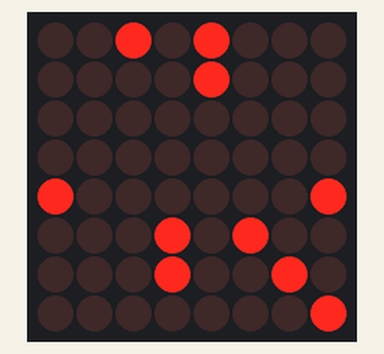
A sketch run on a simulated Arduino Uno, built with avr-gcc and run on an emulated ATmega328P. Parts: 8×8 LED matrix. Random numbers use the default seed unless the sketch sets one.

Above: at 0.3 s.
At 3.2 s:
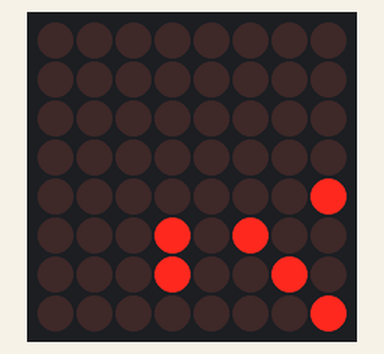
At 8.8 s:
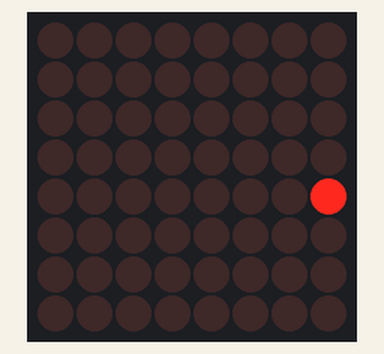
At 16.2 s:
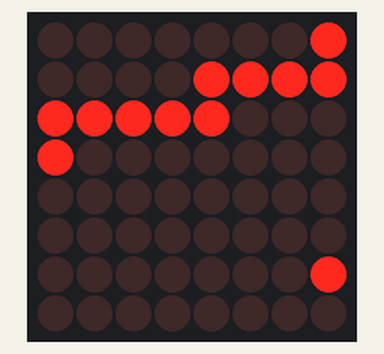
At 23.9 s:
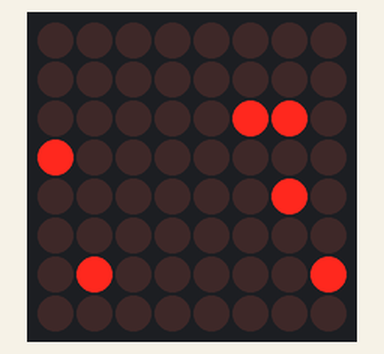
At 39.2 s:
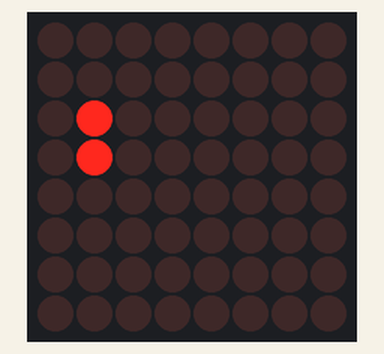

Measured:
- what the display in image 1 shows lasts 0.9 s, from 3.2 s to 4.1 s
- what the display in image 2 shows lasts 0.7 s, from 8.7 s to 9.4 s
- what the display in image 3 shows lasts 0.5 s, from 16.2 s to 16.7 s

The sketch:

Kaca.ino
```cpp
#include <MD_MAX72xx.h>
#include <SPI.h>

#define TIP   MD_MAX72XX::GENERIC_HW
#define DIN   7
#define CLK   6
#define CS    5

MD_MAX72XX matrika = MD_MAX72XX(TIP, DIN, CLK, CS, 1);

// ---------- nastavitve ----------
const int ST_PIK   = 10;   // koliko pikic je na začetku
const int HITROST  = 285;  // ms med koraki (manj = hitreje)
const int FAZ_KACE = 5;    // kača sveti 1 od 5 ciklov = 20 %

// ---------- stanje igre ----------
int kacaX[64], kacaY[64];  // [0] je glava
int dolzina;
bool pika[8][8];
int preostalo;
int stevecKorakov = 0;

int smerX[4] = { 1, -1, 0,  0 };
int smerY[4] = { 0,  0, 1, -1 };

// ---------- risanje ----------
byte obrniBite(byte b) {
  byte r = 0;
  for (int i = 0; i < 8; i++) {
    r = (r << 1) | (b & 1);
    b >>= 1;
  }
  return r;
}

void poslji(byte buf[8]) {
  for (int vrstica = 0; vrstica < 8; vrstica++) {
    matrika.setRow(0, 7 - vrstica, obrniBite(buf[vrstica]));
  }
  matrika.update();
}

void prizgi(byte buf[8], int x, int y) {
  buf[y] |= (B10000000 >> x);
}

void pripravi(byte buf[8], bool kaca, bool pike) {
  for (int i = 0; i < 8; i++) buf[i] = 0;
  if (kaca) {
    for (int i = 0; i < dolzina; i++) prizgi(buf, kacaX[i], kacaY[i]);
  }
  if (pike) {
    for (int y = 0; y < 8; y++)
      for (int x = 0; x < 8; x++)
        if (pika[y][x]) prizgi(buf, x, y);
  }
}

// prikazuje sliko ms milisekund, kača je zatemnjena
void prikazi(int ms, bool pokaziKaco, bool pokaziPike) {
  byte svetla[8], temna[8];
  pripravi(svetla, pokaziKaco, pokaziPike);   // kača + pike
  pripravi(temna, false, pokaziPike);         // samo pike

  unsigned long konec = millis() + ms;
  int faza = 0;
  while (millis() < konec) {
    if (faza == 0) poslji(svetla);
    else           poslji(temna);
    faza = (faza + 1) % FAZ_KACE;
  }
}

// ---------- pomožno ----------
bool jeTelo(int x, int y) {          // rep ne šteje, ker se bo umaknil
  for (int i = 0; i < dolzina - 1; i++)
    if (kacaX[i] == x && kacaY[i] == y) return true;
  return false;
}

bool naPlosci(int x, int y) {
  return x >= 0 && x < 8 && y >= 0 && y < 8;
}

int razdaljaDoPike(int x, int y) {
  int naj = 99;
  for (int py = 0; py < 8; py++)
    for (int px = 0; px < 8; px++)
      if (pika[py][px]) {
        int d = abs(px - x) + abs(py - y);
        if (d < naj) naj = d;
      }
  return naj;
}

// koliko prostih polj je dosegljivih z (sx, sy), da se kača ne zapre
int prostor(int sx, int sy) {
  bool obiskano[8][8] = { false };
  int vrstaX[64], vrstaY[64];
  int zac = 0, kon = 0, stevec = 0;
  vrstaX[kon] = sx; vrstaY[kon] = sy; kon++;
  obiskano[sy][sx] = true;
  while (zac < kon) {
    int x = vrstaX[zac], y = vrstaY[zac]; zac++;
    stevec++;
    for (int d = 0; d < 4; d++) {
      int nx = x + smerX[d], ny = y + smerY[d];
      if (naPlosci(nx, ny) && !obiskano[ny][nx] && !jeTelo(nx, ny)) {
        obiskano[ny][nx] = true;
        vrstaX[kon] = nx; vrstaY[kon] = ny; kon++;
      }
    }
  }
  return stevec;
}

// ---------- igra ----------
void novaIgra() {
  dolzina = 2;
  kacaX[0] = 3; kacaY[0] = 4;
  kacaX[1] = 2; kacaY[1] = 4;

  for (int y = 0; y < 8; y++)
    for (int x = 0; x < 8; x++) pika[y][x] = false;

  preostalo = 0;
  while (preostalo < ST_PIK) {
    int x = random(8), y = random(8);
    bool naKaci = (x == kacaX[0] && y == kacaY[0]) || (x == kacaX[1] && y == kacaY[1]);
    if (!pika[y][x] && !naKaci) {
      pika[y][x] = true;
      preostalo++;
    }
  }
}

bool korak() {
  int najSmer = -1;
  long najTocke = -100000;

  for (int d = 0; d < 4; d++) {
    int nx = kacaX[0] + smerX[d];
    int ny = kacaY[0] + smerY[d];
    if (!naPlosci(nx, ny) || jeTelo(nx, ny)) continue;

    int prosto = prostor(nx, ny);
    long tocke = (prosto >= dolzina) ? 1000 : prosto * 10;  // varnost najprej
    tocke -= razdaljaDoPike(nx, ny) * 10;                    // nato bližina pikice
    tocke += random(5);                                      // malo naključja
    if (tocke > najTocke) { najTocke = tocke; najSmer = d; }
  }

  if (najSmer == -1) return false;   // ni izhoda

  int nx = kacaX[0] + smerX[najSmer];
  int ny = kacaY[0] + smerY[najSmer];

  if (pika[ny][nx]) {                // pojedla pikico, zraste
    pika[ny][nx] = false;
    preostalo--;
    dolzina++;
  }
  for (int i = dolzina - 1; i > 0; i--) {
    kacaX[i] = kacaX[i - 1];
    kacaY[i] = kacaY[i - 1];
  }
  kacaX[0] = nx; kacaY[0] = ny;
  return true;
}

void zmaga() {
  for (int i = 0; i < 3; i++) {
    matrika.control(MD_MAX72XX::TEST, true);
    delay(200);
    matrika.control(MD_MAX72XX::TEST, false);
    delay(200);
  }
}

void poraz() {
  for (int i = 0; i < 3; i++) {
    prikazi(250, true, false);
    prikazi(250, false, false);
  }
}

// ---------- program ----------
void setup() {
  matrika.begin();
  matrika.control(MD_MAX72XX::INTENSITY, 15);               // pikice 100 %
  matrika.control(MD_MAX72XX::UPDATE, MD_MAX72XX::OFF);     // pošiljamo sami
  randomSeed(analogRead(A5));   // vsakič drugačna igra
  novaIgra();
}

void loop() {
  if (!korak()) {
    poraz();
    novaIgra();
    return;
  }
  if (preostalo == 0) {
    prikazi(400, true, false);
    zmaga();
    novaIgra();
    return;
  }
  stevecKorakov++;
  bool pikeVidne = (stevecKorakov % 4 != 0);   // pike ugasnejo le vsak 4. korak
  prikazi(HITROST, true, pikeVidne);
}
```
